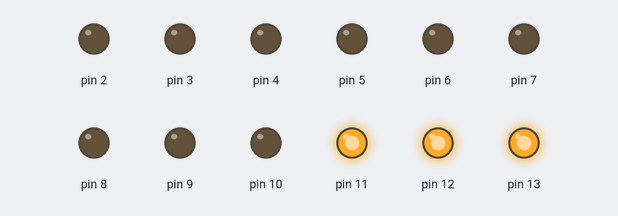
A sketch run on a simulated Arduino Uno, built with avr-gcc and run on an emulated ATmega328P. Shown: output pins drawn as LEDs (lit = HIGH).

Above: at 0.5 s.
At 1.5 s:
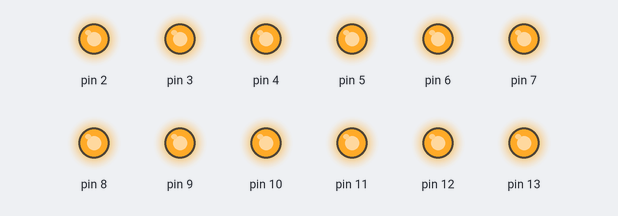
Timing chart, 0 to 3.0 s (numbered marks = the images above):
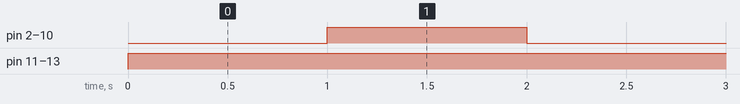

The sketch:

On-Off.ino
```cpp
void setup() {
pinMode(2,OUTPUT);
pinMode(3,OUTPUT);
pinMode(4,OUTPUT);
pinMode(5,OUTPUT);
pinMode(6,OUTPUT);
pinMode(7,OUTPUT);
pinMode(8,OUTPUT);
pinMode(9,OUTPUT);
pinMode(10,OUTPUT);
pinMode(11,OUTPUT);
pinMode(12,OUTPUT);
pinMode(13,OUTPUT);


}

void loop() {

//1  tots apagats
digitalWrite(2,LOW);
digitalWrite(3,LOW);
digitalWrite(4,LOW);
digitalWrite(5,LOW);
digitalWrite(6,LOW);
digitalWrite(7,LOW);
digitalWrite(8,LOW);
digitalWrite(9,LOW);
digitalWrite(10,LOW);
digitalWrite(11,HIGH); //Niv.1
digitalWrite(12,HIGH); //Niv.2
digitalWrite(13,HIGH); //Niv.3

delay(1000);


//2  tots encesos
digitalWrite(2,HIGH);
digitalWrite(3,HIGH);
digitalWrite(4,HIGH);
digitalWrite(5,HIGH);
digitalWrite(6,HIGH);
digitalWrite(7,HIGH);
digitalWrite(8,HIGH);
digitalWrite(9,HIGH);
digitalWrite(10,HIGH);
digitalWrite(11,HIGH);  //Niv.1
digitalWrite(12,HIGH);  //Niv.2
digitalWrite(13,HIGH);  //Niv.3

delay(1000);

}
```

Measured:
- by itself, pin 2–10: alternates HIGH for 1.0 s and LOW for 1.0 s
- by itself, pin 11–13: LOW → HIGH at 0.00 s
